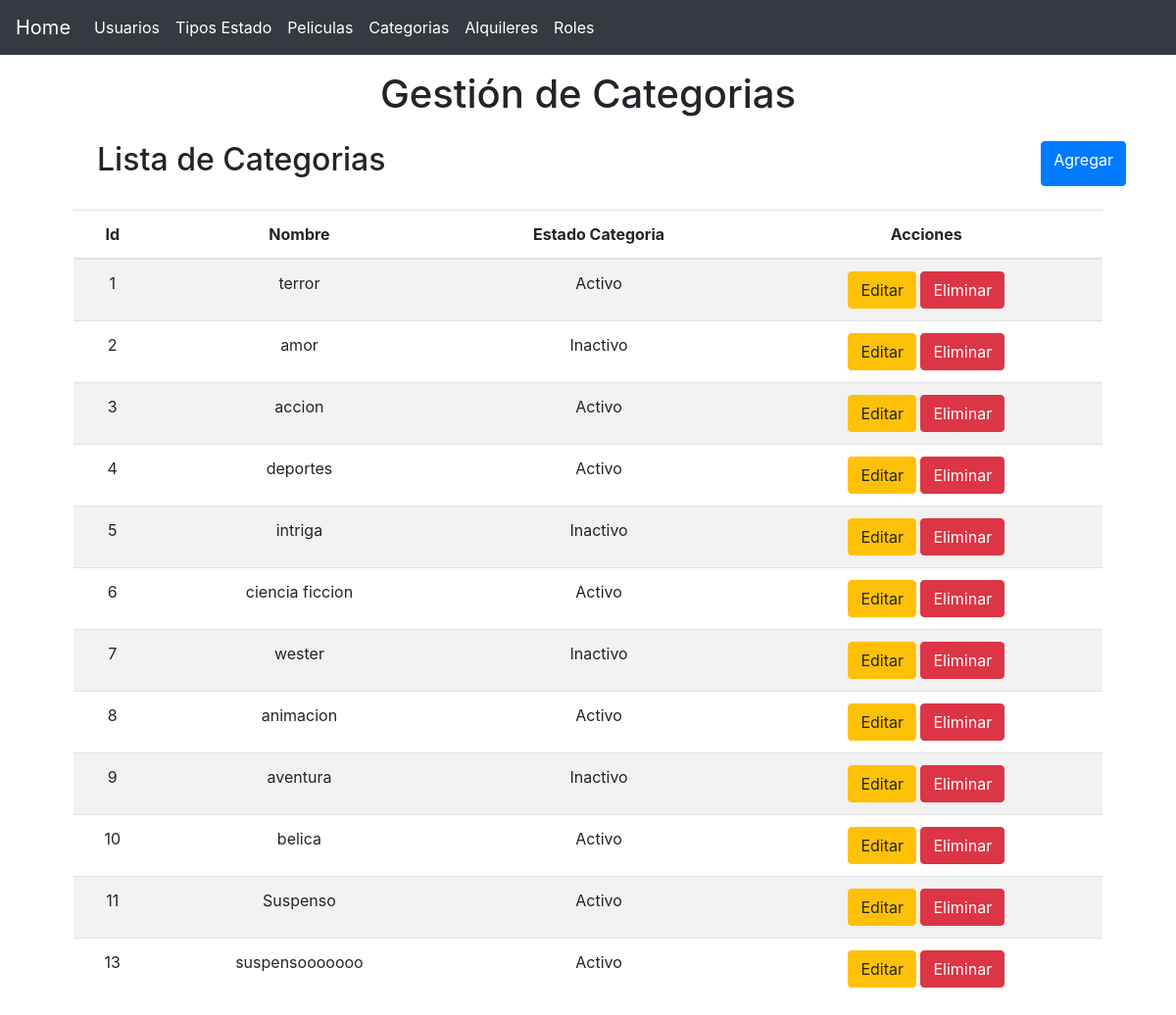
Page /?controller=category on the committed database.
### tables this page shows
CREATE TABLE `categories` (
  `id` int(11) UNSIGNED NOT NULL,
  `nameC` varchar(100) NOT NULL,
  `status_id` int(11) NOT NULL
);

CREATE TABLE `statuses` (
  `id` int(11) NOT NULL,
  `status` varchar(50) DEFAULT NULL,
  `type_status_id` int(11) DEFAULT NULL
);

### controllers/CategoryController.php (called while the page is built, shortened)
<?php
require 'models/Category.php';
class CategoryController
{
    private $categoryModel;
    public function __construct()
    {
        $this->categoryModel = new Category;
    }
    public function index()
    {
    	$categories = $this->categoryModel->getAll();
    	require 'views/layout.php';
    	require 'views/categories/list.php';
    }
}

### models/Category.php (called while the page is built, shortened)
<?php
class Category
{
	private $pdo;
    public function __construct()
    {
    	try {
    		$this->pdo = new Database;
	    } catch (PDOException $e) {
	    	die($e->getMessage());
	    }
    }
    public function getAll()
    {
    	try {
    		$strSql = "SELECT c.*, s.status as status FROM categories c INNER JOIN statuses s ON s.id = c.status_id ";
    		$query = $this->pdo->select($strSql);
    		return $query;
	    } catch (PDOException $e) {
	    	die($e->getMessage());
	    }
    }
}

### providers/Database.php (called while the page is built, shortened)
<?php
class Database extends PDO
{
    public function select($strSql, $arrayData = array(), $fetchMode = PDO::FETCH_OBJ)
    {
    	$query = $this->prepare($strSql);
    	if( !$query->execute() ) {
    		echo "Error, la consulta no se realizó";
    	} else {
    		return $query->fetchAll($fetchMode);
    	}
    }
}

### views/categories/list.php (the view)
<main class="container">
	<section class="col-md-12 text-center">
		<div class="mt-3">
			<h1>Gestión de Categorias</h1>
		</div>
		<div class="col-md-12 m-4 d-flex justify-content-between">
			<h2>Lista de Categorias</h2>
			<a href="?controller=category&method=add" class="btn btn-primary">Agregar</a>
		</div>
		<section class="col-md-12 flex-nowrap table-responsive">
			<table class="table table-striped table-hover">
				<thead>
					<tr>
						<th>Id</th>
						<th>Nombre</th>
                        <th>Estado Categoria</th>
						<th>Acciones</th>
					</tr>
				</thead>
				<tbody>
					<?php foreach($categories as $category): ?>
						<tr>
							<td><?php echo $category->id ?></td>
							<td><?php echo $category->nameC ?></td>
                            <td><?php echo $category->status ?></td>
							<td>
								<a href="?controller=category&method=edit&id=<?php echo $category->id?>" class="btn btn-warning" title="Editar Categoria">Editar</a>
								<a href="?controller=category&method=delete&id=<?php echo $category->id?>" class="btn btn-danger" title="Eliminar Categoria">Eliminar</a>
							</td>
						</tr>
					<?php endforeach ?>
				</tbody>
			</table>
		</section>
	</section>
</main>

### index.php (shortened to what this page needs)
<?php
	require 'providers/Database.php';
	$controller = 'HomeController';
	if(!isset($_REQUEST['controller'])) {
		require "controllers/".$controller.".php";
		$controller = ucwords($controller);
		$controller = new $controller;
		$controller->index();
	} else {
		$method = isset($_REQUEST['method']) ? $_REQUEST['method'] : "index";
		$controller = new $controller;
		call_user_func(array($controller, $method));
	}

### views/layout.php (shortened to what this page needs)
<!DOCTYPE html>
<html lang="es">
<head>
	<link rel="stylesheet" type="text/css" href="assets/css/bootstrap.min.css">
</head>
<body>
	<header>
		<nav class="navbar navbar-expand-lg navbar-dark bg-dark">
		 	<a class="navbar-brand" href="?controller=home">Home</a>
		  	<div class="collapse navbar-collapse" id="navbarSupportedContent">
		    	<ul class="navbar-nav mr-auto">
		      	<li class="nav-item active">
		       		<a href="?controller=user" class="nav-link">Usuarios</a>
		      	</li>
		      	<li class="nav-item active">
		       		<a href="?controller=typestatus" class="nav-link">Tipos Estado</a>
		      	</li>
				<li class="nav-item active">
		       		<a href="?controller=movie" class="nav-link">Peliculas</a>
		      	</li>
				<li class="nav-item active">
		       		<a href="?controller=category" class="nav-link">Categorias</a>
		      	</li>
				<li class="nav-item active">
		       		<a href="?controller=rental" class="nav-link">Alquileres</a>
		      	</li>
				<li class="nav-item active">
		       		<a href="?controller=rol" class="nav-link">Roles</a>
		      	</li>
		    </ul>
		  </div>
		</nav>
	</header>
</body>
</html>

### rows in the picture
categories: id "1", nameC "terror", status.status "Activo"
categories: id "2", nameC "amor", status.status "Inactivo"
categories: id "3", nameC "accion", status.status "Activo"
categories: id "4", nameC "deportes", status.status "Activo"
categories: id "5", nameC "intriga", status.status "Inactivo"
categories: id "6", nameC "ciencia ficcion", status.status "Activo"
categories: id "7", nameC "wester", status.status "Inactivo"
categories: id "8", nameC "animacion", status.status "Activo"
categories: id "9", nameC "aventura", status.status "Inactivo"
categories: id "10", nameC "belica", status.status "Activo"
categories: id "11", nameC "Suspenso", status.status "Activo"
categories: id "13", nameC "suspensooooooo", status.status "Activo"
